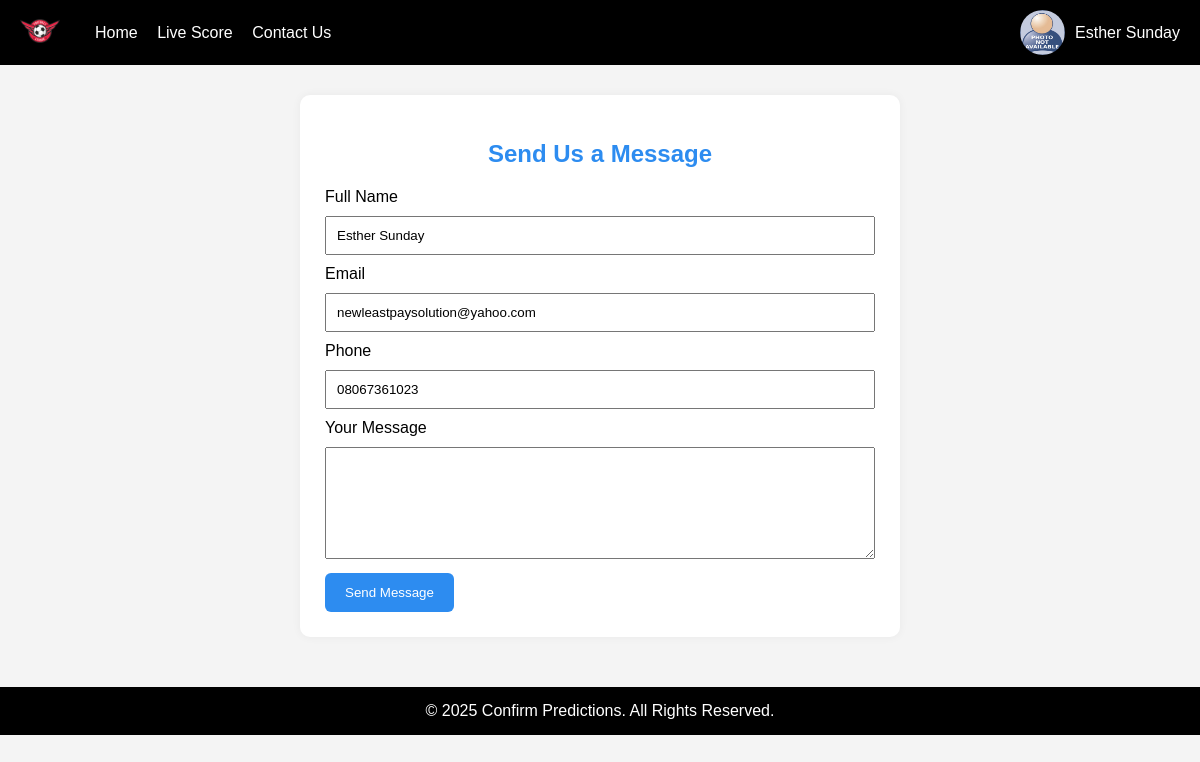
The app's page /vip/contact-us.php (signed in) with its own data.
### tables this page shows
CREATE TABLE `website_settings` (
  `id` int(11) NOT NULL,
  `site_name` varchar(100) DEFAULT NULL,
  `site_email` varchar(100) DEFAULT NULL,
  `logo` varchar(255) DEFAULT NULL,
  `site_url` varchar(255) DEFAULT NULL,
  `whatsapp_phone` varchar(20) DEFAULT NULL,
  `address` text NOT NULL,
  `phone1` varchar(15) NOT NULL,
  `phone2` varchar(15) NOT NULL,
  `updated_at` timestamp NOT NULL DEFAULT current_timestamp() ON UPDATE current_timestamp(),
  `paystack_secret_key` text NOT NULL,
  `paystack_public_key` text NOT NULL
);

CREATE TABLE `users` (
  `id` int(11) NOT NULL,
  `full_name` varchar(100) DEFAULT NULL,
  `email` varchar(100) NOT NULL,
  `phone` varchar(20) DEFAULT NULL,
  `password_hash` varchar(255) NOT NULL,
  `role` enum('admin','vip') DEFAULT 'vip',
  `status` enum('active','inactive','banned') DEFAULT 'active',
  `image` text DEFAULT 'uploadImage/Profile/default.png',
  `country` varchar(20) DEFAULT NULL,
  `wallet_balance` decimal(10,0) NOT NULL,
  `created_at` timestamp NOT NULL DEFAULT current_timestamp()
);

### inc/config.php (called while the page is built, shortened)
<?php
include('../database/connect.php');
$stmt = $dbh->query("SELECT * FROM website_settings");
$row_website = $stmt->fetch();
$app_name= $row_website['site_name'] ;
$app_logo = $row_website['logo'] ;
?>

### vip/contact-us.php (the view, shortened to what this page needs)
<?php
include('../inc/config.php');
$user_id = $_SESSION['user_id'];
$stmt = $dbh->prepare("SELECT * FROM users WHERE id = ?");
$stmt->execute([$user_id]);
$row_user = $stmt->fetch(PDO::FETCH_ASSOC);
?>
<!DOCTYPE html>
<html lang="en">
<head>
  <link href="https://cdnjs.cloudflare.com/ajax/libs/font-awesome/6.5.0/css/all.min.css" rel="stylesheet"/>
  <link rel="stylesheet" href="assets/css/others.css" />
</head>
<body style="font-family: Arial, sans-serif; margin: 0; background: #f4f4f4;">
  <div class="navbar">
    <?php include 'partials/nav.php'; ?>
  </div>
  <div style="max-width: 600px; background: white; margin: 30px auto; padding: 25px; border-radius: 10px; box-shadow: 0 0 10px rgba(0,0,0,0.05);">
    <h2 style="text-align: center; color: #2d8cf0;">Send Us a Message</h2>
    <form method="POST" action="">
      <label>Full Name</label><br>
      <input type="text" name="fullname" required value="<?= htmlspecialchars($row_user['full_name']) ?>" style="width:100%; padding:10px; margin:10px 0;"><br>
      <label>Email</label><br>
      <input type="email" name="email" required value="<?= htmlspecialchars($row_user['email']) ?>" style="width:100%; padding:10px; margin:10px 0;"><br>
      <label>Phone</label><br>
      <input type="text" name="phone" value="<?= htmlspecialchars($row_user['phone']) ?>" style="width:100%; padding:10px; margin:10px 0;"><br>
      <label>Your Message</label><br>
      <textarea name="message" required rows="6" style="width:100%; padding:10px; margin:10px 0;"></textarea><br>
      <button type="submit" style="background: #2d8cf0; color: white; padding: 12px 20px; border: none; border-radius: 6px; cursor: pointer;">Send Message</button>
    </form>
  </div>
 <footer>
    <?php include 'partials/footer.php'; ?>
  </footer>
</body>
</html>

### vip/partials/nav.php (shortened to what this page needs)
<div class="nav-left">
  <div class="nav-logo">
    <a href="#"><img src="../<?php echo $app_logo; ?>" alt="Logo"></a>
  </div>
  <div class="nav-links">
    <a href="index">Home</a>
    <a href="livescores">Live Score</a>
    <a href="contact-us">Contact Us</a>
  </div>
</div>
<div class="user-info" onclick="toggleDropdown()">
  <img src="../<?php echo htmlspecialchars($row_user['image']); ?>" alt="User" id="navProfileImg">
  <span id="navUserName"><?php echo $row_user['full_name']; ?></span>
</div>

### vip/partials/footer.php
&copy; <script>document.write(new Date().getFullYear());</script> <?php echo $app_name;?>. All Rights Reserved.

### vip/assets/css/others.css (style rules this page uses)
*, *::before, *::after { box-sizing: border-box; }
body { margin: 0; font-family: 'Segoe UI', sans-serif; background-color: #f4f4f4; }
.navbar { background-color: #000; color: white; display: flex; justify-content: space-between; align-items: center; padding: 10px 20px; flex-wrap: wrap; }
.nav-left { display: flex; align-items: center; gap: 20px; }
.nav-logo img { height: 40px; }
.nav-links a { color: white; text-decoration: none; margin-left: 15px; font-weight: 500; }
.user-info { display: flex; align-items: center; gap: 10px; cursor: pointer; position: relative; }
.user-info img { height: 45px; width: 45px; border-radius: 50%; }
footer { background: #000; color: white; text-align: center; padding: 15px; margin-top: 50px; }

### records on screen
website_settings: logo (picture), site_name "Confirm Predictions"
users: image (placeholder picture), full_name "Esther Sunday", fullname "Esther Sunday", email "newleastpaysolution@yahoo.com", phone "08067361023"
